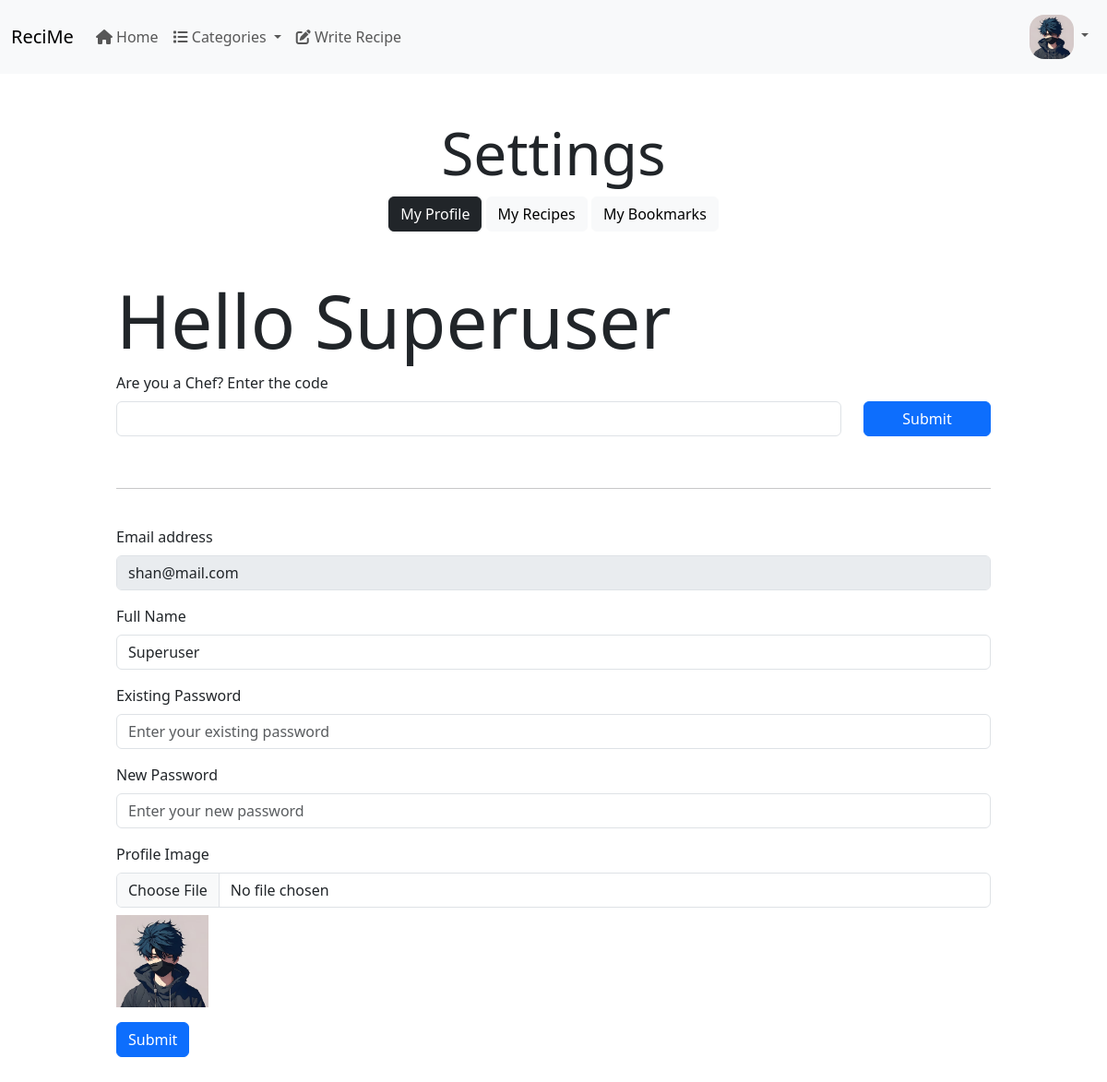
The app's page /user/settings/ (signed in), older data.
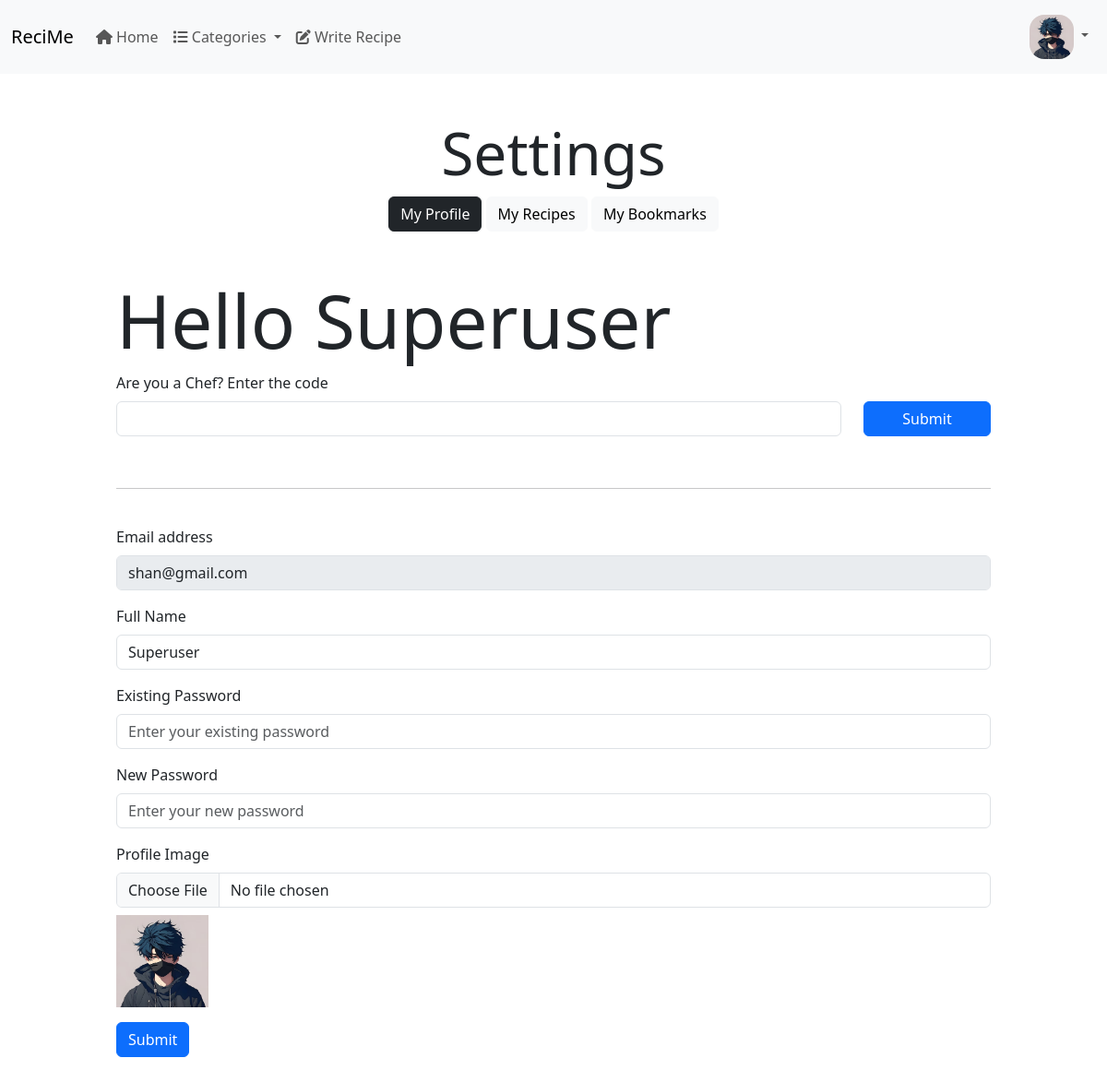
The same page, newer data.
### appAuth/models.py (models this page shows, shortened)
class CustomUser(AbstractBaseUser, PermissionsMixin):
    TYPE_CHOICES = (
        (1, "Admin"),
        (2, "User"),
        (3, "Chef"),
    )
    def get_file_path(instance, filename):
        ext = filename.split(".")[-1]
        tmp = get_random_string()
        filename = f"{tmp}.{ext}"
        return os.path.join("user", filename)
    email = models.EmailField(
        unique=True,
        max_length=255,
        error_messages={
            "unique": _("A user with this email already exists."),
        },
    )
    name = models.CharField(max_length=100, null=True, blank=True)
    user_type = models.IntegerField(default=2, choices=TYPE_CHOICES)
    image = models.ImageField(
        upload_to=get_file_path, null=True, blank=True, default="user/default.jpg"
    )
    designation = models.TextField(null=True, blank=True)
    created_on = models.DateTimeField(auto_now_add=True)
    updated_on = models.DateTimeField(auto_now=True)
    is_deleted = models.BooleanField(default=False)
    is_staff = models.BooleanField(
        _("staff status"),
        default=False,
        help_text=_("Designates whether the staff can log into this site."),
    )
    USERNAME_FIELD = "email"
    REQUIRED_FIELDS = []
    objects = MyUserManager()
    def __str__(self):
        return self.name

### appUser/views.py (the view)
# urls.py: path("/settings/", views.settings, name="user_settings"),
@login_required
def settings(request):
    context = get_common_context()
    user = request.user
    context.update({"user": user, "title": f"{user} | Settings"})
    return render(request, "appUser/settings.html", context=context)

### appRecipe/views.py (called while the page is built)
def get_common_context():
    categories = Category.objects.filter(is_deleted=False)
    return {"categories": categories}

### templates/appUser/settings.html (shortened to what this page needs)
{% extends "base.html" %}
{% load static %}
{% block content %}
	<div class="container p-5">
		<div class="text-center">
			<h1 class="display-3">Settings</h1>
			<a href="/user/settings/" id="my-profile-btn" class="btn btn-dark">My Profile</a>
			<a href="/user/settings/my-recipes/" id="my-recipes-btn" class="btn btn-light">My Recipes</a>
			<a href="/user/settings/my-bookmarks/" id="my-bookmarks-btn" class="btn btn-light"> My Bookmarks</a>
		</div>
		<div id="content" class="p-5">
			{% if request.user.user_type != 3 %}
				<h1 class="display-1">Hello {{ request.user }}</h1>
				<form action="/user/chef/verification/" method="post">
					<div class="mb-3">
						<label for="chefCodeInput" class="form-label">Are you a Chef? Enter the code</label>
						<div class="row">
							<div class="col col-md-10">
								<input
										type="text" class="form-control" id="chefCodeInput"
										aria-describedby="chefCodeInput" name="chefCodeInput">
							</div>
							<div class="col col-md-2">
								<button class="btn btn-primary w-100" type="submit">Submit</button>
							</div>
						</div>
					</div>
				</form>
				<br>
				<hr>
				<br>
			{% else %}
				<h1 class="display-6">Hello Chef {{ request.user }}!</h1>
			{% endif %}
			<form action="/user/update_user_details/" method="POST" enctype="multipart/form-data">
				<div class="mb-3">
					<label for="email" class="form-label">Email address</label>
					<input
							type="email" class="form-control" id="email" aria-describedby="email" name="email"
							value="{{ user.email }}" disabled>
				</div>
				<div class="mb-3">
					<label for="name" class="form-label">Full Name</label>
					<input type="text" class="form-control" id="name" name="name" value="{{ user.name }}">
				</div>
				<div class="mb-3">
					<label for="existing_password" class="form-label">Existing Password</label>
					<input
							type="password" class="form-control" id="existing_password" name="existing_password"
							placeholder="Enter your existing password">
				</div>
				<div class="mb-3">
					<label for="new_password" class="form-label">New Password</label>
					<input
							type="password" class="form-control" id="new_password" name="new_password"
							placeholder="Enter your new password">
				</div>
				<div class="mb-3">
					<label for="image" class="form-label">Profile Image</label>
					<input type="file" class="form-control" id="image" name="image">
					{% if user.image %}
						<img src="{{ user.image.url }}" alt="Current Image" width="100" class="mt-2">
					{% endif %}
				</div>
				<button type="submit" class="btn btn-primary">Submit</button>
			</form>
		</div>
	</div>
{% endblock content %}

### templates/base.html (shortened to what this page needs)
{% load static %}
<!DOCTYPE html>
<html lang="en">
<head>
	<link rel="stylesheet" href="{% static 'bootstrap/css/bootstrap.css' %}">
	<link rel="stylesheet" href="{% static 'css/custom.css' %}">
</head>
<body>
<nav class="navbar navbar-expand-lg bg-body-tertiary">
	<div class="container-fluid">
		<a class="navbar-brand" href="/">ReciMe</a>
		<div class="collapse navbar-collapse" id="navbarSupportedContent">
			<ul class="navbar-nav me-auto mb-2 mb-lg-0">
				<li class="nav-item">
					<a class="nav-link {% if request.url == '/' %}active{% endif %}" aria-current="page" href="/"><i
							class="fa-solid fa-house"></i> Home</a>
				</li>
				<li class="nav-item dropdown">
					<a
							class="nav-link  {% if '/recipe/categories/' in request.url %}active{% endif %} dropdown-toggle"
							href="#" role="button" data-bs-toggle="dropdown"
							aria-expanded="false">
						<i class="fa-solid fa-list"></i> Categories
					</a>
				</li>
				{% if user.is_authenticated %}
					<li class="nav-item {% if request.url == '/recipe/create/' %}active{% endif %}">
						<a class="nav-link" href="/recipe/create/"><i
								class="fa-solid fa-pen-to-square"></i> Write Recipe</a>
					</li>
				{% endif %}
			</ul>
			<ul class="navbar-nav">
				<li class="nav-item dropdown">
					<a
							class="nav-link dropdown-toggle" href="#" role="button" data-bs-toggle="dropdown"
							aria-expanded="false">
						{% if user.is_authenticated and user.image %}
							<img
									src="{{ user.image.url }}" alt="user_image"
									style="width: 3rem; height: 3rem; border-radius: 1rem; object-fit: cover">
						{% else %}
							<img
									src="{% static 'user/default.jpg' %}" alt="avatar_image"
									style="width: 3rem; height: 3rem; border-radius: 1rem; object-fit: cover">
						{% endif %}
					</a>
				</li>
			</ul>
		</div>
	</div>
</nav>
{% block content %}{% endblock content %}
</body>
</html>

Row changes from the older to the newer data that the page shows:
changed CustomUser "Superuser": email "shan@mail.com" → "shan@gmail.com"
